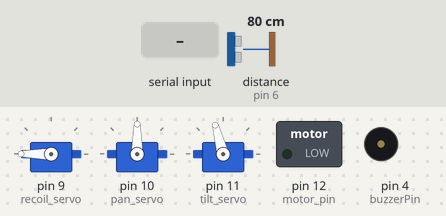
Bench run of a sketch on a simulated Arduino Uno, built with avr-gcc and run on an emulated ATmega328P. Shown: 3 × servo, switched loads named in the sketch (green lamp = pin HIGH), buzzer (waves = sounding, pin HIGH). Wiring (inferred from the names in the program): ultrasonic range finder: trigger pin 7; echo pin 6. The test bench sets the inputs (shaded band); at power-on: distance to the obstacle (sensor on pin 6) 80 cm. The echo pulse lasts 58.3 µs per cm; pins used as bus, display or sensor lines are not drawn.

Above: at 4.2 s.
4.3 s: distance to the obstacle (sensor on pin 6) set to 35 cm
5.8 s: distance to the obstacle (sensor on pin 6) set to 28 cm
At 7.1 s:
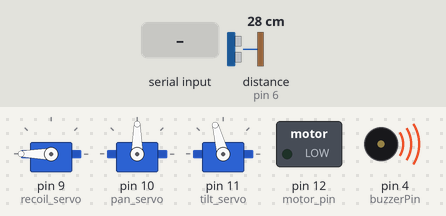
7.5 s: "1" received over Serial
At 9.07 s:
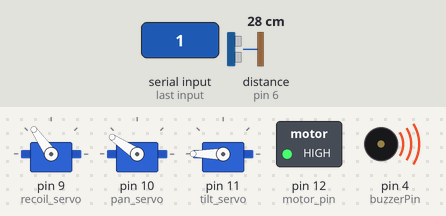
10.5 s: distance to the obstacle (sensor on pin 6) set to 60 cm
At 12.2 s:
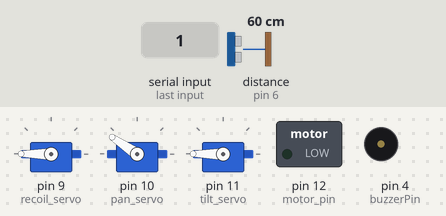
12.5 s: distance to the obstacle (sensor on pin 6) set to 2 cm
At 13.2 s:
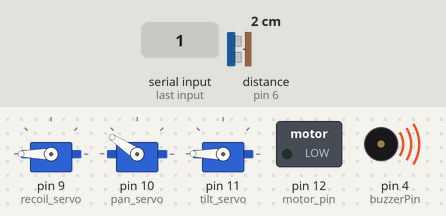
15.5 s: "0" received over Serial
At 15.57 s:
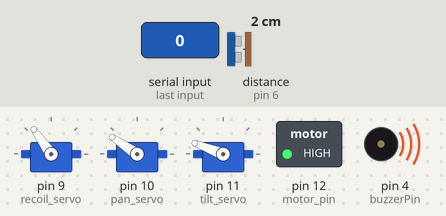
Timing chart, 0 to 19.5 s (numbered marks = the images above; inputs shaded):
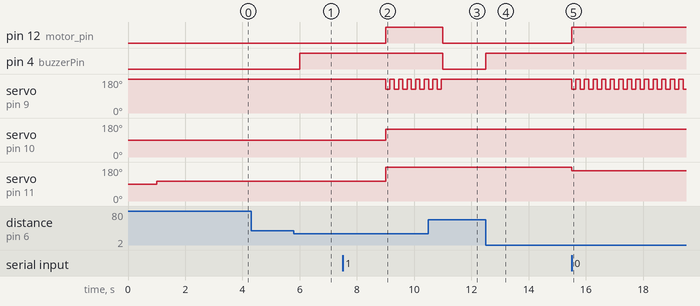

Measured:
- the behaviour switches between 32 and 31 cm on distance to the obstacle (sensor on pin 6) (found by bisection; images 0 and 1)
- after the input at 4.3 s, every drawn part: stays the same
- after the input at 5.8 s, pin 4 (buzzerPin): LOW → HIGH after 0.20 s
- after the input at 7.5 s, servo on pin 10 (pan_servo): 90° → 146° after 1.5 s
- after the input at 10.5 s, pin 12 (motor_pin), pin 4 (buzzerPin): HIGH → LOW after 0.50 s; servo on pin 9 (recoil_servo): goes on until 11.0 s, then stays 180°
- after the input at 12.5 s, pin 4 (buzzerPin): LOW → HIGH at once
- after the input at 15.5 s, servo on pin 11 (tilt_servo): 180° → 159° at once
- by itself, servo on pin 9 (recoil_servo): alternates 180° for 0.15 s and 125° for 0.15 s

The sketch:

Arduino_project.ino
```cpp
#include <Servo.h>

//-----Declare servos and variables
Servo recoil_servo;
Servo pan_servo;
Servo tilt_servo;

const byte pan_limit_1 = 0;
const byte pan_limit_2 = 180;
const byte tilt_limit_1 = 65;
const byte tilt_limit_2 = 180;
const byte reload_rest = 180;
const byte recoil_pushed = 125;

//-----Variables related to serial data handling
byte byte_from_app;
const byte buffSize = 30;
byte recived_data[buffSize];
const byte startMarker = 255;
const byte endMarker = 254;
byte bytesRecvd = 0;
boolean data_received = false;

//-----Variable related to motor timing and firing
bool is_shooting =  false;
bool can_shoot =  false;
bool reloading = false;

unsigned long shoot_start_time = 0;
unsigned long shoot_current_time = 0;
const long shoot_time = 150;

unsigned long reload_start_time = 0;
unsigned long reload_current_time = 0;
const long reload_time = 2 * shoot_time;

const byte motor_pin =  12;
boolean motors_ON = false;

// Buzzer and distance snsor pins
const int trigPin = 7;
const int echoPin = 6;
const int buzzerPin = 4;

//-----Variable related to distance sensor
long duration;
int distance;
boolean is_too_close = false;
static long previousMillis = 0;
static long currentMillis = 0;
static int previous_distance = 100;
const long interval = 3000;
const long distance_check_interval = 500;
static long last_distance_check = 0;


void setup() {
  initializeMotor();
  initializeServos();
  initializeSequence();
  initializeDistanceSensor();
  Serial.begin(9600);
}

void loop() {
  getBluetooth();
  check_distance();
  start_motor();
  if (data_received) {
    move_servo();
    check_reload();
    start_motor();
  }
  shoot();
}

void initializeMotor() {
  pinMode(motor_pin, OUTPUT);
  digitalWrite(motor_pin, LOW);
}

void initializeServos() {
  recoil_servo.attach(9);
  pan_servo.attach(10);
  tilt_servo.attach(11);
}

void initializeSequence() {
  recoil_servo.write(reload_rest);
  pan_servo.write(90);
  delay(1000);
  tilt_servo.write(105);
}

void initializeDistanceSensor() {
  pinMode(trigPin, OUTPUT);
  pinMode(echoPin, INPUT);
  pinMode(buzzerPin, OUTPUT);
  delay(2000);
}


void getBluetooth() {
  if (Serial.available()) {
    byte_from_app = Serial.read();

    if (byte_from_app == 255) {
      bytesRecvd = 0;
      data_received = false;
    } else if (byte_from_app == 254) {
      data_received = true;
    } else {
      recived_data
    [bytesRecvd++] = byte_from_app;
      bytesRecvd = min(bytesRecvd, buffSize - 1);
    }
  }
}

void move_servo() {
  pan_servo.write(map(recived_data[0], 0, 253, pan_limit_2, pan_limit_1));
  tilt_servo.write(map(recived_data[1], 0, 253, tilt_limit_2, tilt_limit_1));
}

void check_reload() {
  can_shoot = (recived_data[3] == 1 || is_too_close) && (!is_shooting && !reloading);
}

void start_motor() {
  motors_ON = (recived_data[2] == 1 || is_too_close);
  digitalWrite(motor_pin, motors_ON ? HIGH : LOW);
}

void shoot() {
  if (can_shoot && !is_shooting && motors_ON) {
    shoot_start_time = reload_start_time = millis();
    is_shooting = true;
  }

  shoot_current_time = reload_current_time = millis();

  if (is_shooting) {
    if (shoot_current_time - shoot_start_time < shoot_time) {
      recoil_servo.write(recoil_pushed);
    } else if (reload_current_time - reload_start_time < reload_time) {
      recoil_servo.write(reload_rest);
    } else {
      is_shooting = false;
    }
  }
}

void check_distance() {
  if (millis() - last_distance_check >= distance_check_interval) {
    last_distance_check = millis();
    measureDistance();

    if (previous_distance > 30 && distance <= 30) {
      previousMillis = millis();
    }

    if (distance <= 30) {
      handleCloseDistance();
    } else {
      handleNormalDistance();
    }

    previous_distance = distance;
  }
}

void measureDistance() {
  digitalWrite(trigPin, LOW);
  digitalWrite(trigPin, HIGH);
  digitalWrite(trigPin, LOW);

  duration = pulseIn(echoPin, HIGH);
  distance = duration * 0.034 / 2;
  currentMillis = millis();
}

void handleCloseDistance() {
  digitalWrite(buzzerPin, HIGH);
  if (currentMillis - previousMillis >= interval) {
    is_too_close = true;
    can_shoot = true;
    digitalWrite(motor_pin, HIGH);
    motors_ON = true;
    data_received = true;
  }
}

void handleNormalDistance() {
  digitalWrite(buzzerPin, LOW);
  is_too_close = false;
  data_received = false;
}
```
